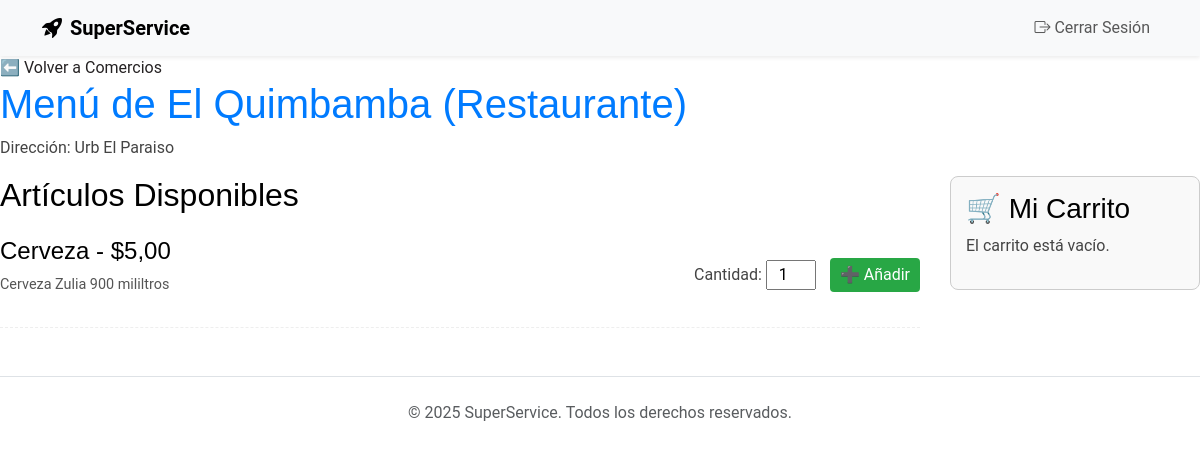
The app's page /domicilios/1/productos/ (signed in) with its own data.
### domicilios/models.py (models this page shows, shortened)
class Comercio(models.Model):
    TIPO_CHOICES = (
        ('restaurante', 'Restaurante'),
        ('supermercado', 'Supermercado'),
        ('farmacia', 'Farmacia'),
    )
    nombre = models.CharField(max_length=100)
    tipo = models.CharField(max_length=20, choices=TIPO_CHOICES)
    propietario = models.ForeignKey(
        UsuarioPersonalizado,
        on_delete=models.SET_NULL,
        null=True, blank=True,
        related_name='comercios_asociados'
    )
    direccion = models.CharField(max_length=255)
    latitud = models.DecimalField(max_digits=9, decimal_places=6)
    longitud = models.DecimalField(max_digits=9, decimal_places=6)
    activo = models.BooleanField(default=True, help_text="Indica si el comercio está recibiendo pedidos.")

class Producto(models.Model):
    comercio = models.ForeignKey(Comercio, on_delete=models.CASCADE, related_name='productos')
    nombre = models.CharField(max_length=100)
    descripcion = models.TextField(blank=True)
    precio = models.DecimalField(max_digits=6, decimal_places=2)
    disponible = models.BooleanField(default=True)

### domicilios/views.py (the view)
# urls.py: path('<int:comercio_id>/productos/', views.ProductoListView.as_view(), name='producto_list'),
class ProductoListView(ClienteRequiredMixin, View):
    template_name = 'domicilios/producto_list.html'
    def get(self, request, comercio_id):
        comercio = get_object_or_404(Comercio, pk=comercio_id, activo=True)
        productos = Producto.objects.filter(comercio=comercio, disponible=True)
        add_to_cart_form = ItemPedidoForm()
        current_cart = request.session.get('cart', {})
        comercio_cart = current_cart.get(str(comercio_id), {})
        context = {
            'comercio': comercio,
            'productos': productos,
            'add_to_cart_form': add_to_cart_form,
            'comercio_cart': comercio_cart
        }
        return render(request, self.template_name, context)

### domicilios/forms.py
class ItemPedidoForm(forms.Form):
    cantidad = forms.IntegerField(
        min_value=1,
        initial=1,
        widget=forms.NumberInput(attrs={'class': 'input-cantidad', 'min': 1})
    )
    producto_id = forms.IntegerField(widget=forms.HiddenInput())

### domicilios/views.py (called while the page is built)
    def test_func(self):
        return self.request.user.rol == 'cliente'

### templates/domicilios/producto_list.html (shortened to what this page needs)
{% extends "base.html" %}
{% block content %}
    <a href="{% url 'comercio_list' %}">⬅️ Volver a Comercios</a>
    <h1 style="color: #007bff;">Menú de {{ comercio.nombre }} ({{ comercio.get_tipo_display }})</h1>
    <p>Dirección: {{ comercio.direccion }}</p>
    <div class="cart-summary" style="float: right; border: 1px solid #ccc; padding: 15px; border-radius: 8px; width: 250px; background-color: #f9f9f9;">
        <h3>🛒 Mi Carrito</h3>
        {% if comercio_cart %}
            <ul>
                {% for producto_id, item in comercio_cart.items %}
                    <li style="font-size: 0.9em;">
                        {{ item.cantidad }}x **{{ item.nombre }}** (${{ item.precio }})
                    </li>
                {% endfor %}
            </ul>
            <hr>
            {% with comercio.id as id_comercio %}
                <a href="{% url 'checkout' comercio_id=id_comercio %}"
                   style="display: block; text-align: center; background-color: #ff9800; color: white; padding: 8px; text-decoration: none; border-radius: 4px;">
                    Ir a Pagar
                </a>
            {% endwith %}
        {% else %}
            <p>El carrito está vacío.</p>
        {% endif %}
    </div>
    <div class="product-list" style="margin-right: 280px;">
        <h2>Artículos Disponibles</h2>
        {% if productos %}
            <ul style="list-style: none; padding: 0;">
                {% for producto in productos %}
                    <li style="border-bottom: 1px dashed #eee; padding: 15px 0; display: flex; justify-content: space-between; align-items: center;">
                        <div class="product-details">
                            <h4>{{ producto.nombre }} - ${{ producto.precio|floatformat:2 }}</h4>
                            <p style="font-size: 0.9em; color: #555;">{{ producto.descripcion|default:"Sin descripción." }}</p>
                        </div>
                        <div class="add-to-cart-section" style="display: flex; align-items: center;">
                            <form method="post" action="{% url 'add_to_cart' %}" style="margin: 0;">
                                <label for="cantidad_{{ producto.id }}">Cantidad:</label>
                                <input type="number" id="cantidad_{{ producto.id }}" name="cantidad" value="1" min="1" style="width: 50px; text-align: center; margin-right: 10px;">
                                <button type="submit" style="background-color: #28a745; color: white; padding: 5px 10px; border: none; border-radius: 4px; cursor: pointer;">
                                    ➕ Añadir
                                </button>
                            </form>
                        </div>
                    </li>
                {% endfor %}
            </ul>
        {% else %}
            <p>Este comercio no tiene productos disponibles en este momento.</p>
        {% endif %}
    </div>
{% endblock %}

### templates/base.html (style rules this page uses)
:root { --yummy-green: #379654; --yummy-dark-green: #2d7a44; --yummy-light-green: #90d8a5; }
html, body { height: 100%; min-height: 100%; }

### records on screen
Comercio: nombre "El Quimbamba", tipo "Restaurante", direccion "Urb El Paraiso"
Producto: nombre "Cerveza", precio "5,00", descripcion "Cerveza Zulia 900 mililtros", cantidad "1"
